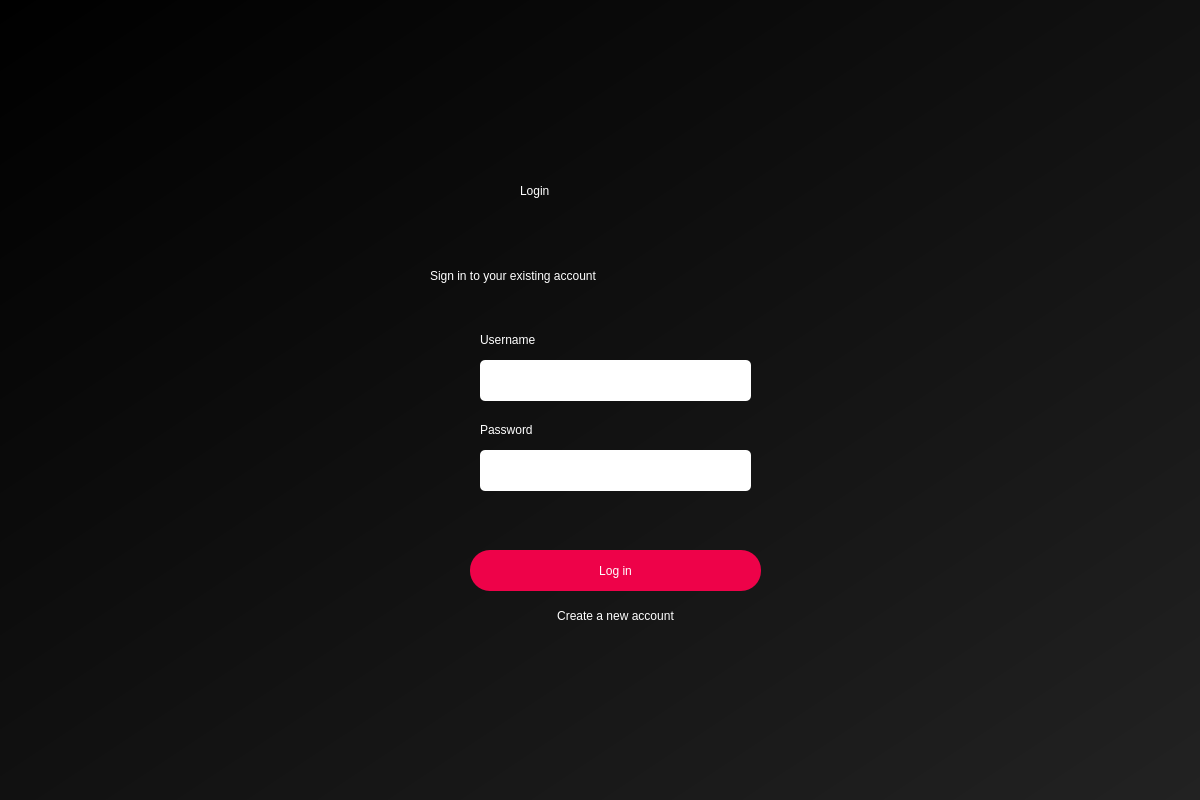
<?xml version="1.0" encoding="UTF-8"?>
<ui version="4.0">
 <class>Dialog</class>
 <widget class="QDialog" name="Dialog">
  <property name="geometry">
   <rect>
    <x>0</x>
    <y>0</y>
    <width>1200</width>
    <height>800</height>
   </rect>
  </property>
  <property name="windowTitle">
   <string>Login</string>
  </property>
  <property name="windowIcon">
   <iconset>
    <normaloff>assets/wiki_icon.png</normaloff>assets/wiki_icon.png</iconset>
  </property>
  <widget class="QWidget" name="bgwidget" native="true">
   <property name="geometry">
    <rect>
     <x>0</x>
     <y>0</y>
     <width>1200</width>
     <height>800</height>
    </rect>
   </property>
   <property name="styleSheet">
    <string notr="true">QWidget#bgwidget{
background-color: rgb(18, 18, 18);
background-color: qlineargradient(spread:pad, x1:0, y1:0, x2:1, y2:1, stop:0 rgba(0, 0, 0, 255), stop:1 rgba(34, 34, 34, 255));}
</string>
   </property>
   <widget class="QLabel" name="login_label">
    <property name="geometry">
     <rect>
      <x>520</x>
      <y>130</y>
      <width>191</width>
      <height>121</height>
     </rect>
    </property>
    <property name="styleSheet">
     <string notr="true">color: rgb(255, 255, 255);
font: 48pt &quot;MS Shell Dlg 2&quot;;</string>
    </property>
    <property name="text">
     <string>Login</string>
    </property>
   </widget>
   <widget class="QLabel" name="sign_in_label">
    <property name="geometry">
     <rect>
      <x>430</x>
      <y>250</y>
      <width>391</width>
      <height>51</height>
     </rect>
    </property>
    <property name="styleSheet">
     <string notr="true">font: 16pt &quot;MS Shell Dlg 2&quot;;

color: rgb(255, 255, 255);</string>
    </property>
    <property name="text">
     <string>Sign in to your existing account</string>
    </property>
   </widget>
   <widget class="QPushButton" name="login_button">
    <property name="geometry">
     <rect>
      <x>470</x>
      <y>550</y>
      <width>291</width>
      <height>41</height>
     </rect>
    </property>
    <property name="cursor">
     <cursorShape>PointingHandCursor</cursorShape>
    </property>
    <property name="styleSheet">
     <string notr="true">border-radius: 20px;
background-color: rgb(238, 2, 73);
font: 14pt &quot;MS Shell Dlg 2&quot;;
color: rgb(255, 255, 255);</string>
    </property>
    <property name="text">
     <string>Log in</string>
    </property>
   </widget>
   <widget class="QLineEdit" name="username_line_edit">
    <property name="geometry">
     <rect>
      <x>480</x>
      <y>360</y>
      <width>271</width>
      <height>41</height>
     </rect>
    </property>
    <property name="styleSheet">
     <string notr="true">border-radius: 5px;
font: 12pt &quot;MS Shell Dlg 2&quot;;
padding: 0px 10px;</string>
    </property>
   </widget>
   <widget class="QLineEdit" name="password_line_edit">
    <property name="geometry">
     <rect>
      <x>480</x>
      <y>450</y>
      <width>271</width>
      <height>41</height>
     </rect>
    </property>
    <property name="styleSheet">
     <string notr="true">border-radius: 5px;
font: 12pt &quot;MS Shell Dlg 2&quot;;
padding: 0px 10px;</string>
    </property>
   </widget>
   <widget class="QLabel" name="username_label">
    <property name="geometry">
     <rect>
      <x>480</x>
      <y>330</y>
      <width>91</width>
      <height>19</height>
     </rect>
    </property>
    <property name="styleSheet">
     <string notr="true">color: rgb(255, 255, 255);
font: 10pt &quot;MS Shell Dlg 2&quot;;</string>
    </property>
    <property name="text">
     <string>Username</string>
    </property>
   </widget>
   <widget class="QLabel" name="password_label">
    <property name="geometry">
     <rect>
      <x>480</x>
      <y>420</y>
      <width>91</width>
      <height>19</height>
     </rect>
    </property>
    <property name="styleSheet">
     <string notr="true">color: rgb(255, 255, 255);
font: 10pt &quot;MS Shell Dlg 2&quot;;</string>
    </property>
    <property name="text">
     <string>Password</string>
    </property>
   </widget>
   <widget class="QLabel" name="error_label">
    <property name="geometry">
     <rect>
      <x>480</x>
      <y>510</y>
      <width>271</width>
      <height>31</height>
     </rect>
    </property>
    <property name="styleSheet">
     <string notr="true">font: 10pt &quot;Roboto&quot;;
color: rgb(255, 0, 0);</string>
    </property>
    <property name="text">
     <string/>
    </property>
   </widget>
   <widget class="QPushButton" name="sign_up_button">
    <property name="geometry">
     <rect>
      <x>515</x>
      <y>600</y>
      <width>201</width>
      <height>31</height>
     </rect>
    </property>
    <property name="cursor">
     <cursorShape>PointingHandCursor</cursorShape>
    </property>
    <property name="styleSheet">
     <string notr="true">border-radius: 20px;
background-color: rgba(238, 2, 73, 0);
font: 12pt &quot;MS Shell Dlg 2&quot;;
color: rgb(255, 255, 255);</string>
    </property>
    <property name="text">
     <string>Create a new account</string>
    </property>
   </widget>
  </widget>
 </widget>
 <resources/>
 <connections/>
</ui>
